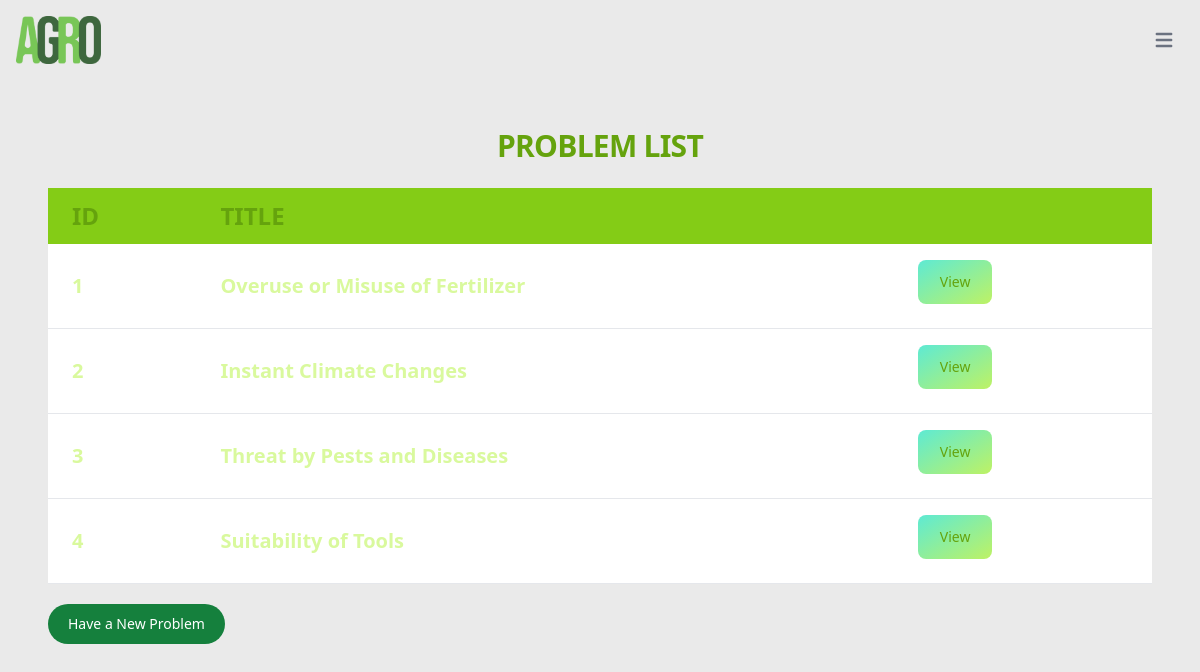
The page /myapp/problemlistview/ on the database as committed earlier.
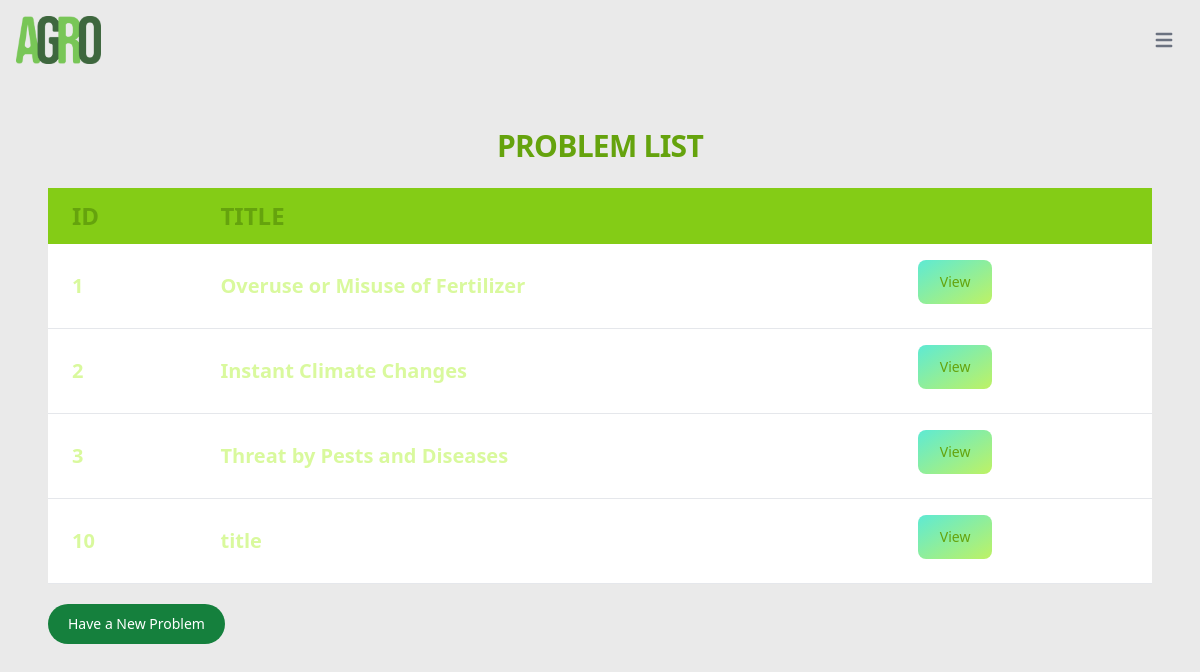
The same page on the database as committed later.
### myapp/models.py (models this page shows, shortened)
class Problem(models.Model):
    title = models.CharField(max_length=100)
    description = models.CharField(max_length=500,null=True)

### myapp/views.py (the view)
# urls.py: path('problemlistview/', ProblemListView.as_view()),
class ProblemListView(ListView):
    template_name_suffix = "_index"
    model = Problem

### myapp/templates/myapp/problem_index.html (shortened to what this page needs)
{% load static tailwind_tags %}
{% load static %}
<html>
    <head>
        {% tailwind_css %}
    </head>
    <body style="background-color: #EAEAEA; background-size: 100%; background-repeat:no-repeat; background-image: url('{% static "myapp/images/cover1.jpg" %}');">
        <div>
            <nav class="">
              <div class="max-w-screen-xl flex flex-wrap items-center justify-between mx-auto p-4">
                <a href="#" class="flex items-center">
                    <img src="{% static 'myapp/images/agrologo.png' %}" class="h-12 " alt="Flowbite Logo" />
                </a>
                <button data-collapse-toggle="navbar-hamburger" type="button" class="inline-flex items-center p-2 ml-3 text-sm text-gray-500 rounded-lg hover:bg-gray-100 focus:outline-none focus:ring-2 focus:ring-gray-200 dark:text-gray-400 dark:hover:bg-gray-700 dark:focus:ring-gray-600" aria-controls="navbar-hamburger" aria-expanded="true">
                </button>
              </div>
            </nav>
        </div>
        <h1 class="mb-4 text-4xl text-center font-bold leading-none tracking-tight text-lime-600 md:text-3xl lg:text-3xl dark:text-lime-600 mt-12"> PROBLEM LIST </h1>
        <div class="relative overflow-x-auto block py-2 pl-12 pr-12">
            <table class="w-full text-sm text-left text-lime-600 dark:text-lime-600">
                <thead class="text-2xl text-lime-600 uppercase bg-lime-500 dark:bg-lime-500 dark:text-white">
                    <tr>
                        <th scope="col" class="px-6 py-3">
                            ID
                        </th>
                        <th scope="col" class="px-6 py-3">
                            Title
                        </th>
                        <th scope="col" class="px-6 py-3">
                        </th>
                    </tr>
                </thead>
                <tbody>
                    {% for problem in object_list %}
                        <tr class="bg-white border-b dark:bg-slate-200 dark:border-white">
                            <th scope="row" class="px-6 py-4 font-bold text-xl text-lime-200 whitespace-nowrap dark:text-lime-800">
                                {{problem.id}}
                            </th>
                            <td class="px-6 py-4 font-bold text-xl text-lime-200 whitespace-nowrap dark:text-lime-800">
                                {{problem.title}}
                            </td>
                            <td class="px-6 py-4">
                                <a href="problemdetailview/{{problem.id}}" class="font-medium text-blue-600 dark:text-blue-500 hover:underline">
                                    <button class="relative inline-flex items-center justify-center p-0.5 mb-2 mr-2 overflow-hidden text-sm font-medium text-gray-900 rounded-lg group bg-gradient-to-br from-teal-300 to-lime-300 group-hover:from-teal-300 group-hover:to-lime-300 dark:text-white dark:hover:text-gray-900 focus:ring-4 focus:outline-none focus:ring-lime-200 dark:focus:ring-lime-800">
                                        <span class="relative px-5 py-2.5 transition-all ease-in duration-75 text-lime-600 dark:bg-slate-200 rounded-md group-hover:bg-opacity-0">
                                            View
                                        </span>
                                    </button>
                                </a>
                            </td>
                        </tr>
                    {% endfor %}
                </tbody>
            </table>
        </div>
        <div class="ml-12">
            <a href="problemcreateview">
                <button type="button" class="mt-3 text-white bg-green-700 hover:bg-green-800 focus:outline-none focus:ring-4 focus:ring-green-300 font-medium rounded-full text-sm px-5 py-2.5 text-center mr-2 mb-2 dark:bg-green-600 dark:hover:bg-green-700 dark:focus:ring-green-800">
                    Have a New Problem
                </button>
            </a>
        </div>
    </body>
</html>

Rows that differ between the two databases and show on the page:
removed Problem: id "4", title "Suitability of Tools"
added Problem: id "10", title "title"
